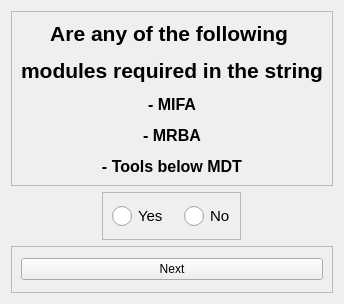
<?xml version="1.0" encoding="UTF-8"?>
<ui version="4.0">
 <class>Form</class>
 <widget class="QWidget" name="Form">
  <property name="geometry">
   <rect>
    <x>0</x>
    <y>0</y>
    <width>338</width>
    <height>304</height>
   </rect>
  </property>
  <property name="windowTitle">
   <string>Form</string>
  </property>
  <layout class="QVBoxLayout" name="verticalLayout_4">
   <item>
    <widget class="QFrame" name="frame_2">
     <property name="frameShape">
      <enum>QFrame::Shape::StyledPanel</enum>
     </property>
     <property name="frameShadow">
      <enum>QFrame::Shadow::Raised</enum>
     </property>
     <layout class="QVBoxLayout" name="verticalLayout">
      <item>
       <widget class="QLabel" name="label">
        <property name="text">
         <string>&lt;html&gt;&lt;head/&gt;&lt;body&gt;&lt;p align=&quot;center&quot;&gt;&lt;span style=&quot; font-size:16pt; font-weight:700;&quot;&gt;Are any of the following &lt;/span&gt;&lt;/p&gt;&lt;p align=&quot;center&quot;&gt;&lt;span style=&quot; font-size:16pt; font-weight:700;&quot;&gt;modules required in the string&lt;/span&gt;&lt;/p&gt;&lt;p align=&quot;center&quot;&gt;&lt;span style=&quot; font-size:12pt; font-weight:700;&quot;&gt;- MIFA&lt;/span&gt;&lt;/p&gt;&lt;p align=&quot;center&quot;&gt;&lt;span style=&quot; font-size:12pt; font-weight:700;&quot;&gt;- MRBA&lt;/span&gt;&lt;/p&gt;&lt;p align=&quot;center&quot;&gt;&lt;span style=&quot; font-size:12pt; font-weight:700;&quot;&gt;- Tools below MDT&lt;/span&gt;&lt;/p&gt;&lt;/body&gt;&lt;/html&gt;</string>
        </property>
       </widget>
      </item>
     </layout>
    </widget>
   </item>
   <item alignment="Qt::AlignmentFlag::AlignHCenter">
    <widget class="QFrame" name="frame">
     <property name="frameShape">
      <enum>QFrame::Shape::StyledPanel</enum>
     </property>
     <property name="frameShadow">
      <enum>QFrame::Shadow::Raised</enum>
     </property>
     <layout class="QHBoxLayout" name="horizontalLayout">
      <property name="spacing">
       <number>20</number>
      </property>
      <item>
       <widget class="QRadioButton" name="radioButton_2">
        <property name="styleSheet">
         <string notr="true">QRadioButton{
    font-size: 15px; /* Larger text */
}
QRadioButton::indicator {
    width: 20px; /* Larger checkbox square */
    height: 20px; /* Larger checkbox square */
}</string>
        </property>
        <property name="text">
         <string>Yes</string>
        </property>
       </widget>
      </item>
      <item>
       <widget class="QRadioButton" name="radioButton_1">
        <property name="styleSheet">
         <string notr="true">QRadioButton{
    font-size: 15px; /* Larger text */
}
QRadioButton::indicator {
    width: 20px; /* Larger checkbox square */
    height: 20px; /* Larger checkbox square */
}</string>
        </property>
        <property name="text">
         <string>No</string>
        </property>
       </widget>
      </item>
     </layout>
    </widget>
   </item>
   <item>
    <widget class="QFrame" name="frame_3">
     <property name="frameShape">
      <enum>QFrame::Shape::StyledPanel</enum>
     </property>
     <property name="frameShadow">
      <enum>QFrame::Shadow::Raised</enum>
     </property>
     <layout class="QVBoxLayout" name="verticalLayout_2">
      <item>
       <widget class="QPushButton" name="pushButton">
        <property name="text">
         <string>Next</string>
        </property>
       </widget>
      </item>
     </layout>
    </widget>
   </item>
  </layout>
 </widget>
 <resources/>
 <connections/>
</ui>
